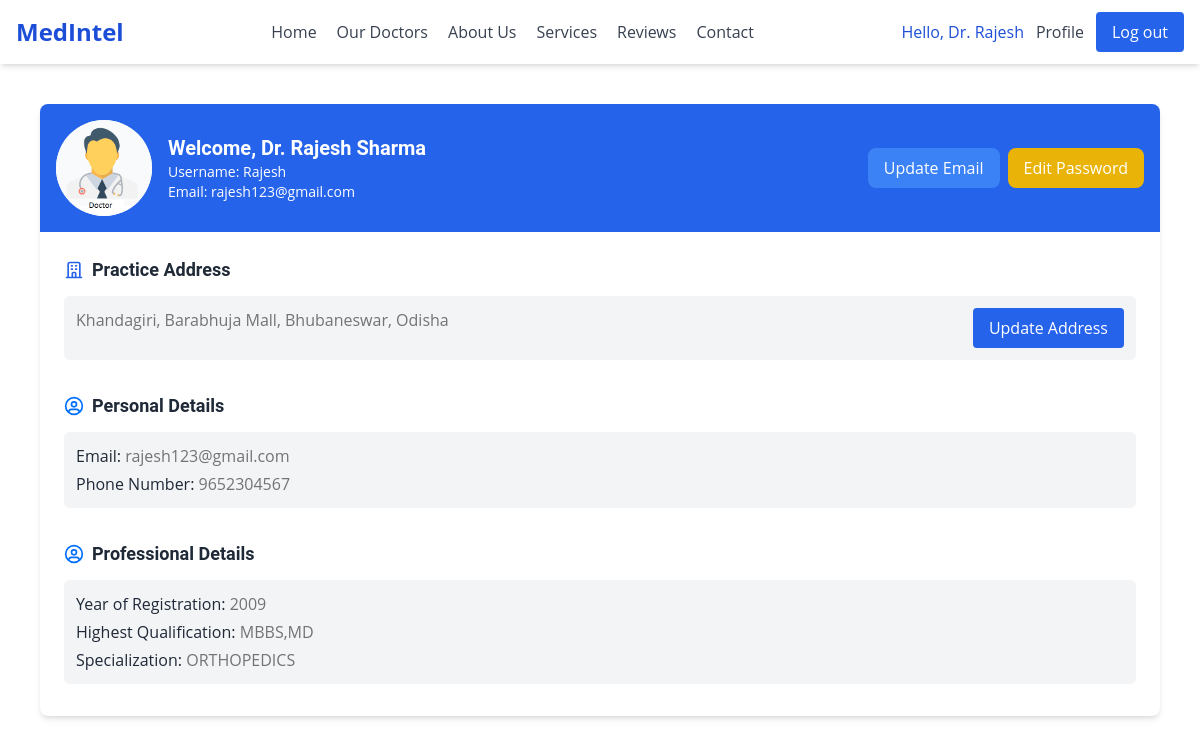
The page /doctor_page/ (signed in) on the database its author committed.
### main_app/models.py (models this page shows, shortened)
class Doctor(models.Model):
    STATUS_CHOICES = [
        ('Pending', 'Pending'),
        ('Approved', 'Approved'),
        ('Blocked', 'Blocked')
    ]
    GENDER_CHOICES = [
        ('Male', 'Male'),
        ('Female', 'Female'),
        ('Other', 'Other'),
    ]
    user = models.OneToOneField(User, on_delete=models.CASCADE, related_name='doctor')
    prac_address = models.ForeignKey(Address, on_delete=models.DO_NOTHING, null=True, blank=True)
    mobile_no = models.CharField(max_length = 20)
    gender = models.CharField(max_length = 10, choices=GENDER_CHOICES)
    medical_license_no = models.CharField(max_length = 20, unique=True)
    registration_no = models.CharField(max_length = 20, default='000000', unique=True)
    year_of_registration = models.IntegerField(default=2025)
    qualification = models.CharField(max_length = 100)
    qualification_doc = models.ForeignKey(Document, on_delete=models.DO_NOTHING, null=True, blank=True, related_name='qualification_docs')
    state_medical_council = models.CharField(max_length = 100)
    specialization = models.CharField(max_length = 100)
    aadhar_no = models.CharField(max_length=30, default='000000', unique=True)
    aadhar_doc = models.ForeignKey(Document, on_delete=models.DO_NOTHING, null=True, blank=True, related_name='aadhar_doc')
    status = models.CharField(max_length=10, choices=STATUS_CHOICES, default='Pending')
    class Meta:
        verbose_name = 'Doctor'
        verbose_name_plural = 'Doctors'

class Address(models.Model):
    address_line_one = models.CharField(max_length=255)
    locality = models.CharField(max_length=255)
    city = models.CharField(max_length=255)
    state = models.CharField(max_length=255)
    country = models.CharField(max_length=255)
    def __str__(self):
        return self.address_line_one + ', ' + self.locality + ', ' + self.city + ', ' + self.state

### main_app/views.py (the view, shortened to what this page needs)
# urls.py: path('doctor_page/', views.doctor_ui, name='doctor_ui'),
@login_required(login_url='accounts:signin_doctor')
def doctor_ui(request):
    doctor = getattr(request.user, 'doctor', None)
    if not doctor:
        messages.error(request, 'You are not logged in as a doctor.')
        return redirect('accounts:signin_doctor')
    appointments = Appointment.objects.filter(doctor=doctor)  # Fetch doctor's appointments
    return render(request, 'doctor/index.html', {
        'doctor': doctor,
        'appointments': appointments,
        'APPOINTMENT_STATUS_OPTIONS': APPOINTMENT_STATUS_OPTIONS  # Pass choices to template
    })

### templates/doctor/index.html (shortened to what this page needs)
{% extends "basic.html" %}
{% load static %}
{% block extrahead %}
<script src="https://cdn.tailwindcss.com"></script>
<link rel="stylesheet" href="https://cdnjs.cloudflare.com/ajax/libs/font-awesome/6.5.1/css/all.min.css">
{% endblock extrahead %}
{% block content %}
<div class="antialiased text-gray-800 min-h-screen flex flex-col">
    <main id="main-content" class="flex-1 relative h-full">
        <div id="RolloutPageContent">
            <div class="root mx-auto my-auto px-10 py-10">
                <div class="credential-card bg-white rounded-lg shadow-md overflow-hidden mb-6">
                    <div class="bg-blue-600 p-4 flex items-center justify-between">
                        <div class="flex items-center">
                            <div class="w-24 h-24 bg-white rounded-full flex items-center justify-center mr-4 overflow-hidden">
                                <img src="{% static 'homepage/images/doctor.PNG' %}" alt="Profile Picture" class="w-full h-full object-cover">
                            </div>
                            <div class="text-white">
                                <h3 class="text-xl font-semibold">Welcome, Dr. {{ doctor.user.first_name }} {{ doctor.user.last_name }}</h3>
                                <p class="text-sm ">Username: {{ doctor.user.username }}</p>
                                <p class="text-sm ">Email: {{ doctor.user.email }}</p>
                            </div>
                        </div>
                        <div class="flex gap-2">
                            <a href="{% url 'email_update' %}"
                               class="bg-blue-500 hover:bg-blue-600 text-white py-2 px-4 rounded-lg text-center transition-colors font-medium">
                                Update Email
                            </a>
                            <a href="{% url 'password_update' %}"
                               class="bg-yellow-500 hover:bg-yellow-600 text-white py-2 px-4 rounded-lg text-center transition-colors font-medium">
                                Edit Password
                            </a>
                        </div>
                    </div>
                    <div class="p-6 pb-0">
                        <div class="credential-section mb-2">
                            <h4 class="text-lg font-semibold text-gray-800 mb-3 flex items-center">
                                Practice Address
                            </h4>
                            <div class="space-y-3">
                                <div class="p-3 bg-gray-100 rounded-md">
                                    <div class="flex justify-between items-start">
                                        <div>
                                            <p class="font-medium text-gray-800">
                                                {% if doctor.prac_address %}
                                                    <span class="text-neutral-500">{{doctor.prac_address}}</span>
                                                {% else %}
                                                    None
                                                {% endif %}
                                            </p>
                                        </div>
                                        <div class="text-right">
                                            <button id="openAddressModal" class="bg-blue-600 text-white px-4 py-2 rounded">Update Address</button>
                                        </div>
                                    </div>
                                </div>
                            </div>
                        </div>
                    </div>
                    <div class="p-6 pb-0">
                        <div class="credential-section mb-2">
                            <h4 class="text-lg font-semibold text-gray-800 mb-3 flex items-center">
                                <svg xmlns="http://www.w3.org/2000/svg" viewBox="0 0 24 24" fill="none" stroke="#006eff" stroke-width="2" stroke-linecap="round" stroke-linejoin="round" class="w-5 h-5 mr-2"><path d="M5.52 19c.64-2.2 1.84-3 3.22-3h6.52c1.38 0 2.58.8 3.22 3"/><circle cx="12" cy="10" r="3"/><circle cx="12" cy="12" r="10"/></svg>
                                Personal Details
                            </h4>
                            <div class="space-y-3">
                                <div class="p-3 bg-gray-100 rounded-md">
                                    <div class="flex flex-col gap-1 justify-between items-start">
                                        <div>
                                            <p class="font-medium text-gray-800">
                                                Email: <span class="text-neutral-500">{{doctor.user.email}}</span>
                                            </p>
                                        </div>
                                        <div>
                                            <p class="font-medium text-gray-800">
                                                Phone Number: <span class="text-neutral-500">{{doctor.mobile_no}}</span>
                                            </p>
                                        </div>
                                    </div>
                                </div>
                            </div>
                        </div>
                    </div>
                    <div class="p-6">
                        <div class="credential-section mb-2">
                            <h4 class="text-lg font-semibold text-gray-800 mb-3 flex items-center">
                                <svg xmlns="http://www.w3.org/2000/svg" viewBox="0 0 24 24" fill="none" stroke="#006eff" stroke-width="2" stroke-linecap="round" stroke-linejoin="round" class="w-5 h-5 mr-2"><path d="M5.52 19c.64-2.2 1.84-3 3.22-3h6.52c1.38 0 2.58.8 3.22 3"/><circle cx="12" cy="10" r="3"/><circle cx="12" cy="12" r="10"/></svg>
                                Professional Details
                            </h4>
                            <div class="space-y-3">
                                <div class="p-3 bg-gray-100 rounded-md">
                                    <div class="flex flex-col gap-1 justify-between items-start">
                                        <div>
                                            <p class="font-medium text-gray-800">
                                                Year of Registration: <span class="text-neutral-500">{{doctor.year_of_registration}}</span>
                                            </p>
                                        </div>
                                        <div>
                                            <p class="font-medium text-gray-800">
                                                Highest Qualification: <span class="text-neutral-500">{{doctor.qualification}}</span>
                                            </p>
                                        </div>
                                        <div>
                                            <p class="font-medium text-gray-800">
                                                Specialization: <span class="text-neutral-500 uppercase">{{doctor.specialization}}</span>
                                            </p>
                                        </div>
                                    </div>
                                </div>
                            </div>
                        </div>
                    </div>
                </div>
            </div>
        </div>
    </main>
    </div>
</div>
{% endblock content %}

### templates/basic.html (shortened to what this page needs)
{% load static %}
<html lang="en">
<head>
      <script src="https://cdn.tailwindcss.com"></script>
      <link rel="stylesheet" href="https://cdnjs.cloudflare.com/ajax/libs/font-awesome/6.5.1/css/all.min.css"
 />
    {% block extrahead %}{% endblock extrahead %}
</head>
<body>
    <header id="header" class="bg-white dark:bg-neutral-900 shadow-md sticky top-0 z-50">
        <nav class="mx-auto px-4 py-3">
            <div class="flex justify-between items-center">
                <div class="flex items-center">
                    <a href="#hero" class="text-2xl font-bold text-blue-700 dark:text-blue-400">
                        MedIntel
                    </a>
                </div>
                <div class="hidden md:flex space-x-5">
                    <a href="{% url 'home' %}#hero" class="text-gray-700 hover:text-blue-600 dark:text-gray-300 dark:hover:text-blue-400 transition duration-300">Home</a>
                    <a href="{% url 'our_docts' %}" class="text-gray-700 hover:text-blue-600 dark:text-gray-300 dark:hover:text-blue-400 transition duration-300">Our Doctors</a>
                    <a href="{% url 'home' %}#about" class="text-gray-700 hover:text-blue-600 dark:text-gray-300 dark:hover:text-blue-400 transition duration-300">About Us</a>
                    <a href="{% url 'home' %}#services" class="text-gray-700 hover:text-blue-600 dark:text-gray-300 dark:hover:text-blue-400 transition duration-300">Services</a>
                    <a href="{% url 'home' %}#user-reviews" class="text-gray-700 hover:text-blue-600 dark:text-gray-300 dark:hover:text-blue-400 transition duration-300">Reviews</a>
                    <a href="{% url 'home' %}#contact" class="text-gray-700 hover:text-blue-600 dark:text-gray-300 dark:hover:text-blue-400 transition duration-300">Contact</a>
                </div>
                <div class="hidden md:flex items-center space-x-3">
                    {% if user.is_authenticated %}
                        {% if user.doctor %}
                            <span class="text-blue-700 dark:text-blue-400 font-medium">Hello, Dr. {{ user.username }}</span>
                            <a href="{% url "doctor_ui" %}" class="text-gray-700 hover:text-blue-600 dark:text-gray-300 dark:hover:text-blue-400 transition duration-300">Profile</a>
                        {% endif %}
                        <button onclick="openModal()" class="bg-blue-600 text-white px-4 py-2 rounded">Log out</button>
                    {% endif %}
                </div>
            </div>
        </nav>
    </header>
    <div class="container-fluid pgcontent">
        {% block content %}{% endblock content %}
</body>
</html>

### templates/basic.html (style rules this page uses)
h1, h2, h3, h4, h5, h6 { font-family: Roboto, sans-serif, Inter, system-ui, sans-serif; }
body { font-family: Open Sans, sans-serif, Inter, system-ui, sans-serif; scroll-behavior: smooth; }
html { scroll-behavior: smooth; }

### rows shown on the page
Doctor: user.first_name "Rajesh", user.last_name "Sharma", user.username "Rajesh", user.email "rajesh123@gmail.com", prac_address "Khandagiri, Barabhuja Mall, Bhubaneswar, Odisha", mobile_no "9652304567", year_of_registration "2009", qualification "MBBS,MD", specialization "ORTHOPEDICS"

### other values the page prints
{{ user.username }} "Rajesh"
